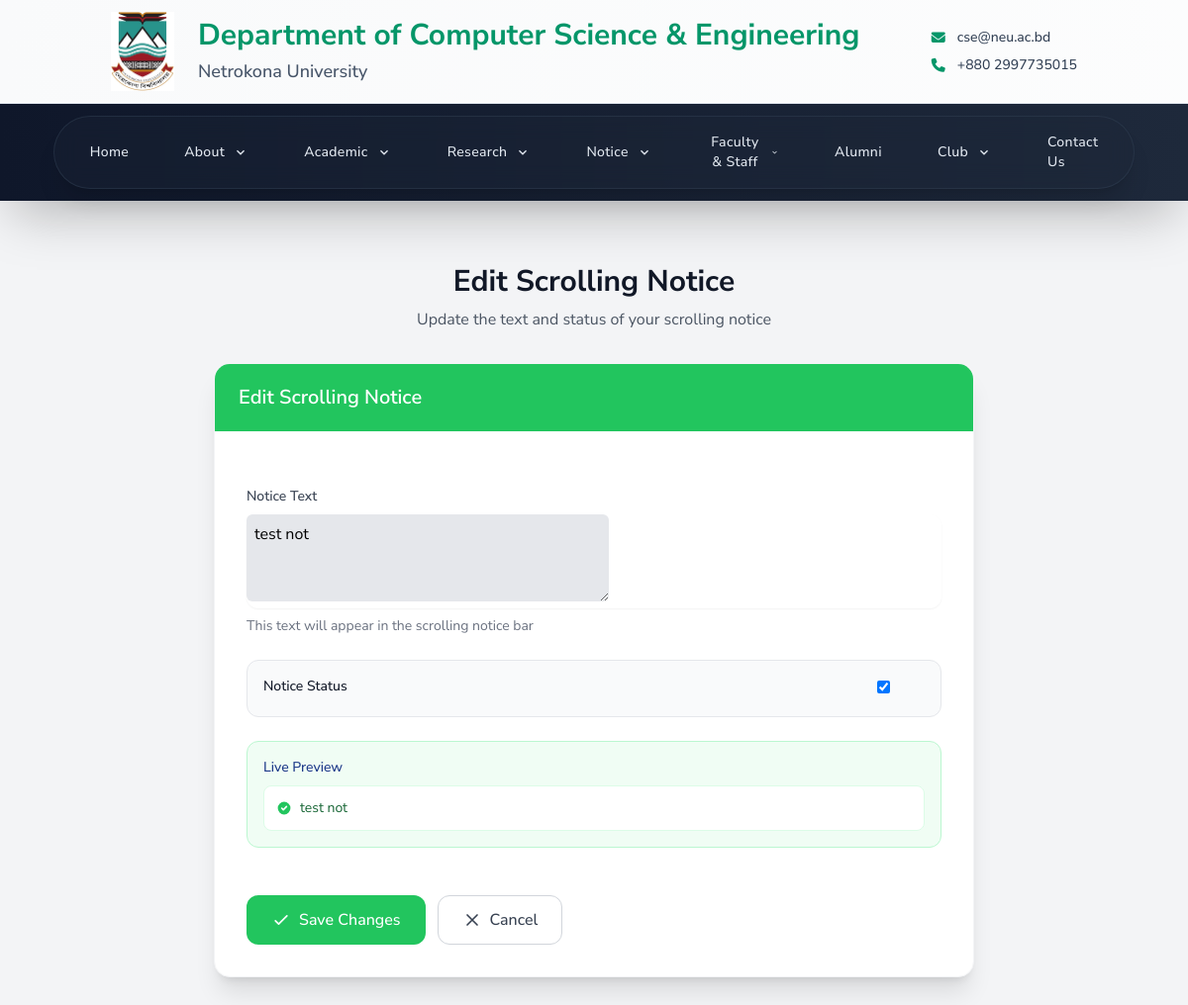
The app's page /staff/edit-scrolling-notice/27/ (signed in) with its own data.
### cse_app/models.py (models this page shows, shortened)
class ScrollingNotice(models.Model):
    text = models.TextField()
    is_active = models.BooleanField(default=True)
    created_at = models.DateTimeField(auto_now_add=True)
    updated_at = models.DateTimeField(auto_now=True)
    created_by = models.ForeignKey(User, on_delete=models.SET_NULL, null=True, blank=True)
    class Meta:
        ordering = ['-created_at']

### cse_app/views.py (the view, shortened to what this page needs)
# urls.py: path('staff/edit-scrolling-notice/<int:pk>/', views.edit_scrolling_notice, name='edit_scrolling_notice'),
@login_required(login_url='staff_login')
def edit_scrolling_notice(request, pk):
    notice = get_object_or_404(ScrollingNotice, pk=pk)
    if request.method == 'POST':
        form = ScrollingNoticeForm(request.POST, instance=notice)
        if form.is_valid():
            form.save()
            request.session['temp_message'] = {
                'type': 'success',
                'message': 'Scrolling notice updated successfully!'
            }
            request.session.modified = True
            return redirect('staff_dashboard')
    else:
        form = ScrollingNoticeForm(instance=notice)
    return render(request, 'cse/staff/edit_scrolling_notice.html', {
        'form': form,
        'notice': notice
    })

### cse_app/forms.py
class ScrollingNoticeForm(forms.ModelForm):
    class Meta:
        model = ScrollingNotice
        fields = ['text', 'is_active']
        widgets = {
            'text': forms.Textarea(attrs={'class': 'rounded-md bg-gray-200 focus:outline-none focus:ring-2 focus:ring-green-500 p-2', 'rows': 3, 'placeholder': 'Enter scrolling notice text'}),
            'is_active': forms.CheckboxInput(attrs={'class': 'form-check-input'})
        }

### cse_app/context_processors.py (called while the page is built)
def scrolling_notice(request):
    notice = ScrollingNotice.objects.filter(is_active=True).first()
    return {'scrolling_notice': notice.text if notice else ''}

### templates/cse/staff/edit_scrolling_notice.html (shortened to what this page needs)
{% extends 'base.html' %}
{% load static %}
{% block content %}
<div class="min-h-screen py-4 sm:py-8 px-4 sm:px-6 lg:px-8">
    <div class="max-w-xl sm:max-w-2xl lg:max-w-3xl mx-auto">
        <div class="text-center mb-6 sm:mb-8">
            <h1 class="text-2xl sm:text-3xl font-bold text-gray-900">Edit Scrolling Notice</h1>
            <p class="text-gray-600 mt-2">Update the text and status of your scrolling notice</p>
        </div>
        <div class="bg-white rounded-2xl shadow-xl overflow-hidden border border-gray-100">
            <div class="bg-green-500 px-4 sm:px-6 py-5">
                <h2 class="text-lg sm:text-xl font-semibold text-white">Edit Scrolling Notice</h2>
            </div>
            <div class="p-4 sm:p-6 lg:p-8">
                <form method="post" action="{% url 'edit_scrolling_notice' notice.pk %}" class="space-y-4 sm:space-y-6">
                    <div>
                        <label for="{{ form.text.id_for_label }}" class="block text-sm font-medium text-gray-700 mb-2">Notice Text</label>
                        <div class="mt-1 relative rounded-xl shadow-sm">
                            {{ form.text }}
                        </div>
                        <p class="mt-2 text-sm text-gray-500">This text will appear in the scrolling notice bar</p>
                    </div>
                    <div class="flex flex-col sm:flex-row sm:items-center sm:justify-between p-4 bg-gray-50 rounded-xl border border-gray-200 space-y-2 sm:space-y-0">
                        <div>
                            <label for="{{ form.is_active.id_for_label }}" class="block text-sm font-medium text-gray-900 mb-1">Notice Status</label>
                        </div>
                        <div class="relative inline-block w-12 align-middle select-none transition duration-200 ease-in">
                            {{ form.is_active }}
                        </div>
                    </div>
                    <div class="mt-4 sm:mt-6 p-3 sm:p-4 bg-green-50 rounded-xl border border-green-200">
                        <h3 class="text-sm font-medium text-blue-900 mb-2">Live Preview</h3>
                        <div class="bg-white p-3 rounded-lg border border-green-100">
                            <div class="flex items-center">
                                <div class="flex-shrink-0 h-4 w-4 text-green-500">
                                    <svg fill="currentColor" viewBox="0 0 20 20">
                                        <path fill-rule="evenodd" d="M10 18a8 8 0 100-16 8 8 0 000 16zm3.707-9.293a1 1 0 00-1.414-1.414L9 10.586 7.707 9.293a1 1 0 00-1.414 1.414l2 2a1 1 0 001.414 0l4-4z" clip-rule="evenodd"></path>
                                    </svg>
                                </div>
                                <div class="ml-2 flex-1 min-w-0">
                                    <p class="text-sm text-green-800 break-words" id="preview-text">
                                        {% if form.text.value %}
                                            {{ form.text.value }}
                                        {% else %}
                                            Your notice text will appear here...
                                        {% endif %}
                                    </p>
                                </div>
                            </div>
                        </div>
                    </div>
                    <div class="flex flex-col sm:flex-row gap-3 pt-4 sm:pt-6">
                        <button type="submit" class="inline-flex items-center justify-center px-4 sm:px-6 py-2 sm:py-3 border border-transparent text-sm sm:text-base font-medium rounded-xl
                         text-white bg-green-500 hover:bg-green-600 focus:outline-none focus:ring-2 focus:ring-offset-2 focus:ring-green-500 transition-all duration-200 order-1 sm:order-1">
                            <svg class="h-4 w-4 sm:h-5 sm:w-5 mr-2" fill="none" viewBox="0 0 24 24" stroke="currentColor">
                                <path stroke-linecap="round" stroke-linejoin="round" stroke-width="2" d="M5 13l4 4L19 7" />
                            </svg>
                            Save Changes
                        </button>
                        <a href="{% url 'staff_dashboard' %}" class="inline-flex items-center justify-center px-4 sm:px-6 py-2 sm:py-3 border
                         border-gray-300 text-sm sm:text-base font-medium rounded-xl text-gray-700 bg-white hover:bg-gray-50
                          focus:outline-none focus:ring-2 focus:ring-offset-2 focus:ring-gray-500
                        transition-all duration-200 order-2 sm:order-2">
                            <svg class="h-4 w-4 sm:h-5 sm:w-5 mr-2" fill="none" viewBox="0 0 24 24" stroke="currentColor">
                                <path stroke-linecap="round" stroke-linejoin="round" stroke-width="2" d="M6 18L18 6M6 6l12 12" />
                            </svg>
                            Cancel
                        </a>
                    </div>
                </form>
            </div>
        </div>
    </div>
</div>
{% endblock %}

### templates/base.html (style rules this page uses)
* { font-family: 'Nunito Sans', -apple-system, BlinkMacSystemFont, 'Segoe UI', Roboto, Oxygen, Ubuntu, Cantarell, sans-serif; }
.font-semibold { font-weight: 600; }
.font-bold { font-weight: 700; }
:root { --custom-green: #02644A; --custom-green-hover: #00916a; }
html { scroll-behavior: smooth; }

### templates/cse/staff/edit_scrolling_notice.html (style rules this page uses)
textarea { @apply block w-full px-3 py-2 sm:px-4 sm:py-3 border border-gray-300 rounded-xl shadow-sm focus:ring-blue-500 focus:border-blue-500 transition duration-200 text-sm sm:text-base; }
input[type="checkbox"] { @apply sr-only; }

### records on screen
ScrollingNotice: text "test not", is_active "☑", text.value "test not"
